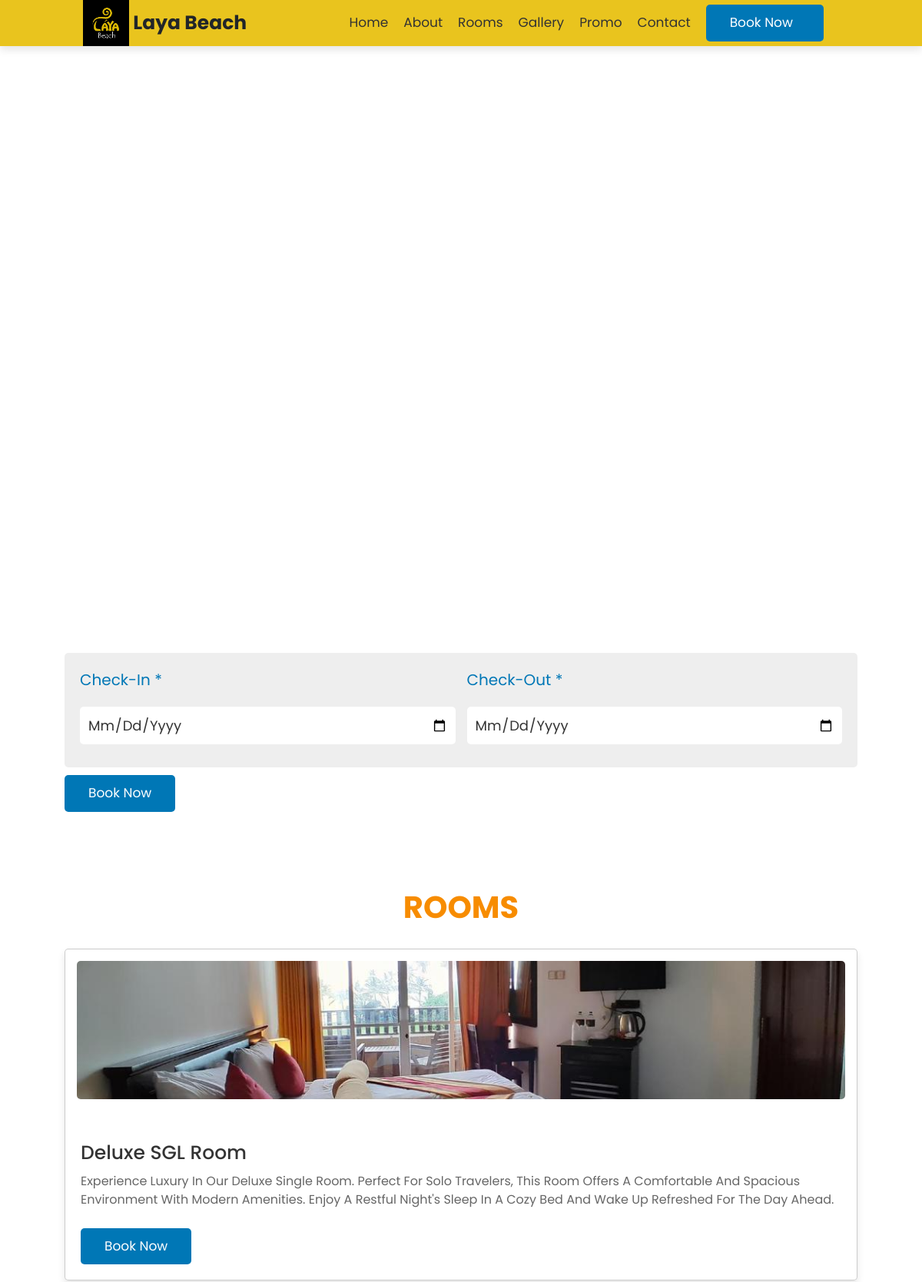
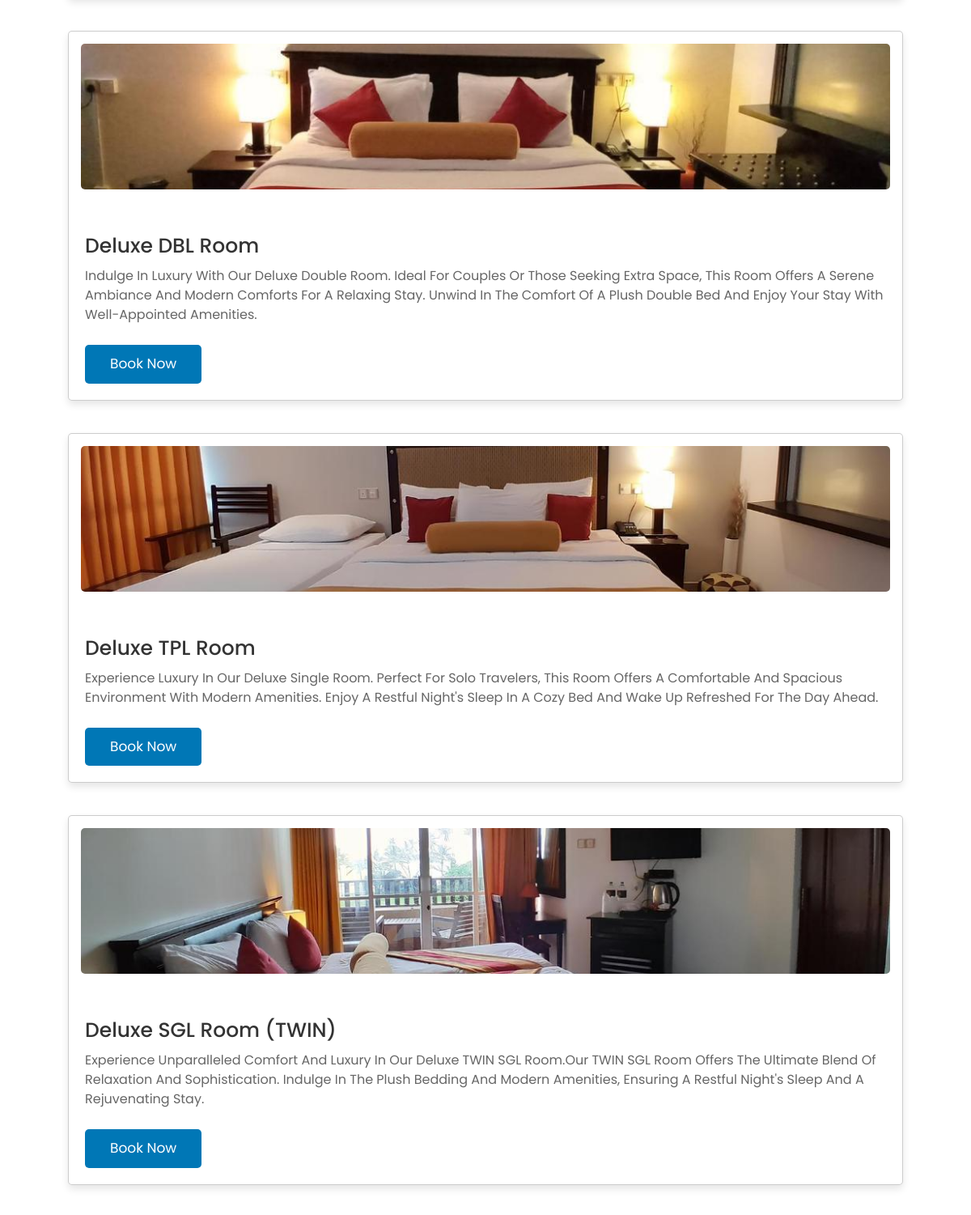
Page /layabeach.php (upper part) on the committed database (2 pictures, top to bottom).
### tables this page shows
CREATE TABLE IF NOT EXISTS `beachrooms` (
  `id` int NOT NULL AUTO_INCREMENT,
  `title` varchar(100) NOT NULL,
  `description` text,
  `image` varchar(255) NOT NULL,
  PRIMARY KEY (`id`) USING BTREE
);

### layabeach.php (the view, shortened to what this page needs)
<!DOCTYPE html>
<html lang="en">
<head>
   <link rel="stylesheet" href="https://cdnjs.cloudflare.com/ajax/libs/font-awesome/6.0.0/css/all.min.css">
   <link rel="stylesheet" href="https://cdn.jsdelivr.net/npm/swiper@9/swiper-bundle.min.css" />
<link rel="stylesheet" href="https://stackpath.bootstrapcdn.com/bootstrap/4.3.1/css/bootstrap.min.css">
   <link rel="stylesheet" href="style.css">
   <link href='https://unpkg.com/boxicons@2.1.4/css/boxicons.min.css' rel='stylesheet'>
</head>
<body>
   <header class="header">
      <a  class="logo">&nbsp;Laya Beach  </a>
      <nav class="navbar">
         <a href="index.php">home</a>
         <a href="index.php #aboutus">about</a>
         <a href="#room">rooms</a>
         <a href="#gallery">gallery</a>
         <a href="#Promo">Promo</a>
         <a href="#contact">Contact</a>
         <a href="layabeachrooms.php" class="btn" > Book Now &nbsp;    </a>
      </nav>
   </header>
   <?php
include 'db_connect.php';
$result = $conn->query("SELECT video_path FROM videos ORDER BY id DESC LIMIT 1");
$row = $result->fetch_assoc();
$videoPath = $row['video_path'];
?>
<section class="home">
    <div class="slide">
        <video autoplay muted loop>
            <source src="<?php echo $videoPath; ?>" type="video/mp4">
        </video>
    </div>
</section>
   <section class="availability">
    <form action="">
        <div class="box">
            <p>Check-in <span>*</span></p>
            <input type="date" class="input" id="checkin_date" min="<?php echo date('Y-m-d'); ?>" required>
        </div>
        <div class="box">
            <p>Check-out <span>*</span></p>
            <input type="date" class="input" id="checkout_date" min="<?php echo date('Y-m-d'); ?>" required>
        </div>
    </form>
    <a href="layabeachrooms.php" class="btn">Book Now</a>
</section>
   <section class="room" id="room">
    <h1 class="heading">Rooms</h1>
    <div class="swiper room-slider">
        <div class="swiper-wrapper">
            <?php
            require_once 'db_connect.php';
            $sql = "SELECT * FROM beachrooms";
            $result = $conn->query($sql);
            if ($result->num_rows > 0) {
                while($row = $result->fetch_assoc()) {
                    echo '<div class="swiper-slide slide">';
                    echo '<div class="image">';
                    echo '<img src="' . $row['image'] . '" alt="' . $row['title'] . '" style="max-width: 100%; height: 180px;">';
                    echo '</div>';
                    echo '<div class="content">';
                    echo '<h3>' . $row['title'] . '</h3>';
                    echo '<p>' . $row['description'] . '</p>';
                    echo '<a href="layabeachrooms.php" class="btn">Book Now</a>';
                    echo '</div>';
                    echo '</div>';
                }
            } else {
                echo "0 results";
            }
            ?>
        </div>
    </div>
</section>
</body>
</html>

### style.css (style rules this page uses)
:root { --primary:#0077b6; --secondary:#48cae4; --black:#333; --white:#fff; --box-shadow: 0 .5rem 1rem rgba(0, 0, 0, 0.1); }
* { font-family: 'Poppins', sans-serif; margin: 0; padding: 0; box-sizing: border-box; outline: none; border: none; text-decoration: none; text-transform: capitalize; transition: .2s linear; }
html { font-size: 62.5%; overflow-x: hidden; scroll-padding-top: 9rem; scroll-behavior: smooth; }
section { padding: 5rem 7%; }
.heading { font-size: 4rem; color: #f78c00; text-align: center; text-transform: uppercase; font-weight: bolder; margin-bottom: 3rem; }
.btn { display: inline-block; margin-top: 1rem; padding: 1rem 3rem; background: var(--primary); border-radius: .5rem; color: var(--white); font-size: 1.7rem; cursor: pointer; }
.header { position: fixed; top: 0; left: 0; right: 0; z-index: 1000; background-color: #e7be07e7; box-shadow: var(--box-shadow); display: flex; align-items: center; justify-content: space-between; padding: 0rem 9%; }
.header .logo { font-size: 2.5rem; font-weight: bolder; color: var(--black); }
.logo { display: inline-block; background-image: url('img/logo.jpg'); background-repeat: no-repeat; background-size: contain; padding-left: 60px; line-height: 60px; text-decoration: none; }
.header .navbar a { font-size: 1.7rem; color: var(--black); margin: 0 1rem; text-decoration: none; }
.header .navbar .btn { margin-top: 0; color: var(--white); }
.home { padding: 0; }
.home .slide { min-height: 100vh; background-size: cover !important; background-position: center !important; display: flex; align-items: center; justify-content: center; z-index: -1; }
.availability form { display: flex; flex-wrap: wrap; gap: 1.5rem; background: #eee; padding: 2rem; border-radius: .5rem; }
.availability form .box { flex: 1 1 20rem; }
.availability form .box p { font-size: 2rem; color: var(--primary); }
.availability form .box .input { width: 100%; padding: 1rem; font-size: 1.8rem; color: var(--black); margin: 1rem 0; border-radius: .5rem; }
.room .slide { background: var(--white); border: .1rem solid rgba(0, 0, 0, 0.2); border-radius: .5rem; box-shadow: var(--box-shadow); margin-bottom: 4rem; }
.room .slide .image { height: 25rem; width: 100%; padding: 1.5rem; overflow: hidden; position: relative; }
.room .slide .image img { width: 100%; height: 100%; border-radius: .5rem; object-fit: cover; }
.room .slide .content { padding: 2rem; padding-top: 0; }
.room .slide .content h3 { font-size: 2.5rem; color: var(--black); }
.room .slide .content p { font-size: 1.6rem; color: #666; padding: .5rem 0; line-height: 1.5; }
.home .slide { position: relative; width: 100%; height: 100vh; overflow: hidden; }
.home .slide video { position: absolute; top: 50%; left: 50%; transform: translate(-50%, -50%); min-width: 100%; min-height: 100%; width: auto; height: auto; z-index: -1; }

### rows in the picture
beachrooms: image (picture), title "Deluxe SGL Room", description "Experience Luxury In Our Deluxe Single Room. Perfect For Solo Travelers, This Room Offers A Comfortable And Spacious Environment With Modern Amenities. Enjoy A Restful Night's Sleep In A Cozy Bed And Wake Up Refreshed For The Day Ahead."
beachrooms: image (picture), title "Deluxe DBL Room", description "Indulge In Luxury With Our Deluxe Double Room. Ideal For Couples Or Those Seeking Extra Space, This Room Offers A Serene Ambiance And Modern Comforts For A Relaxing Stay. Unwind In The Comfort Of A Plush Double Bed And Enjoy Your Stay With Well-Appointed Amenities."
beachrooms: image (picture), title "Deluxe TPL Room", description "Experience Luxury In Our Deluxe Single Room. Perfect For Solo Travelers, This Room Offers A Comfortable And Spacious Environment With Modern Amenities. Enjoy A Restful Night's Sleep In A Cozy Bed And Wake Up Refreshed For The Day Ahead."
beachrooms: image (picture), title "Deluxe SGL Room (TWIN)", description "Experience Unparalleled Comfort And Luxury In Our Deluxe TWIN SGL Room.our TWIN SGL Room Offers The Ultimate Blend Of Relaxation And Sophistication. Indulge In The Plush Bedding And Modern Amenities, Ensuring A Restful Night's Sleep And A Rejuvenating Stay."
